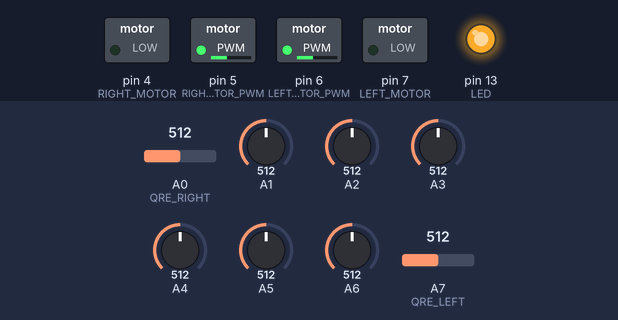
This program was run on a simulated Arduino Nano, built with avr-gcc and run on an emulated ATmega328P. Shown: switched loads named in the program (green lamp = pin HIGH), output pins drawn as LEDs (lit = HIGH). The inputs (shaded band) are chosen by the test bench; at power-on: A1 = 512, A5 = 512, A6 = 512, A2 = 512, A3 = 512, A0 (QRE_RIGHT) = 512, A4 = 512, A7 (QRE_LEFT) = 512.

Above: at 5.7 s.
5.8 s: A1 set to 716
At 6.4 s:
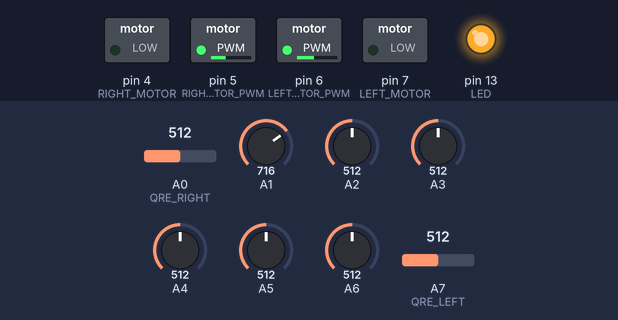
7.3 s: A5 set to 716
At 8.5 s:
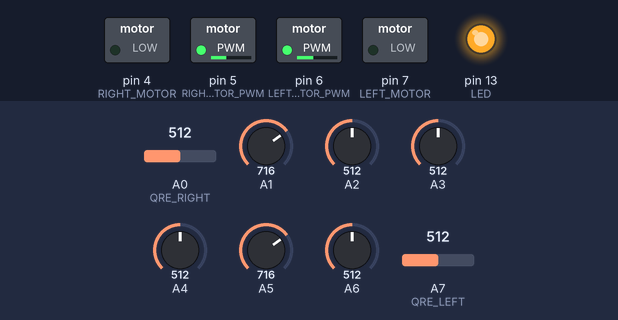
8.8 s: A6 set to 716
At 9.9 s:
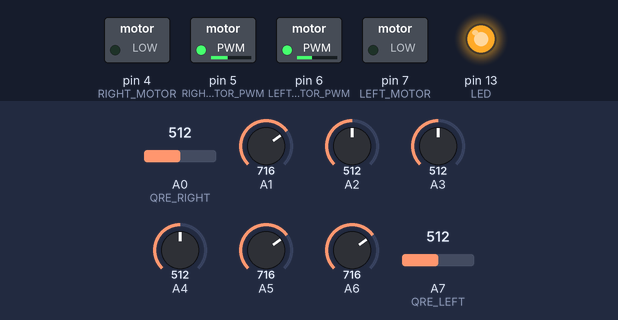
10.3 s: A2 set to 716
At 11.0 s:
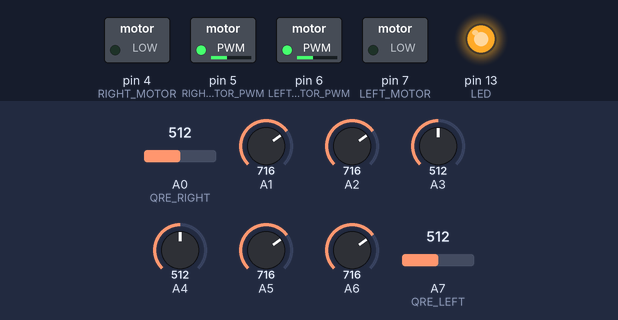
11.8 s: A6 set to 30
At 12.2 s:
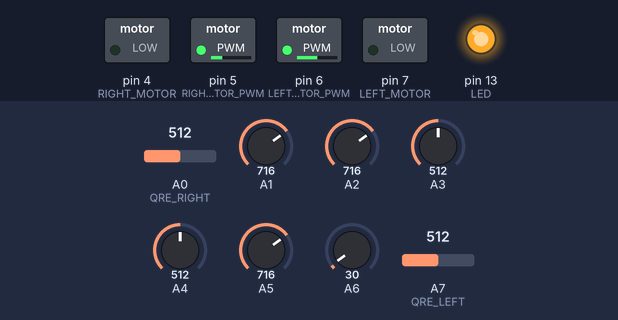
13.3 s: A3 set to 716
At 14.4 s:
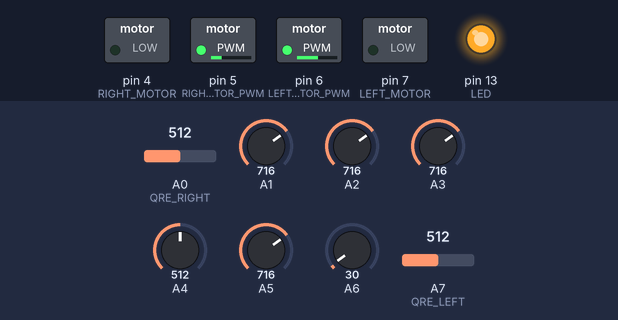
Timing chart, 0 to 15.8 s (numbered marks = the images above; inputs shaded):
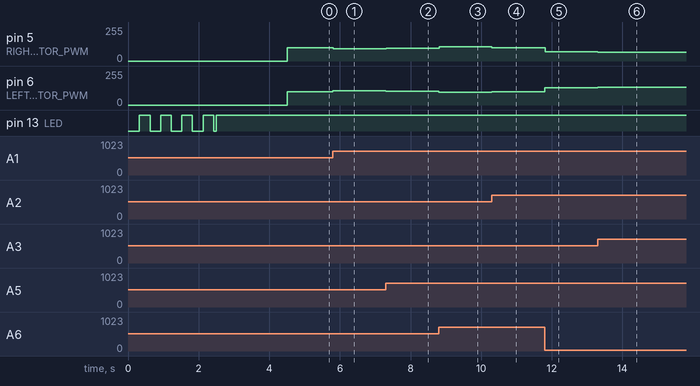

Measured:
- after the input at 5.8 s, pin 5 (RIGHT_MOTOR_PWM): 100/255 → 92/255 at once; pin 6 (LEFT_MOTOR_PWM): 100/255 → 108/255 at once
- after the input at 7.3 s, pin 5 (RIGHT_MOTOR_PWM): 92/255 → 97/255 at once; pin 6 (LEFT_MOTOR_PWM): 108/255 → 103/255 at once
- after the input at 8.8 s, pin 5 (RIGHT_MOTOR_PWM): 97/255 → 106/255 at once; pin 6 (LEFT_MOTOR_PWM): 103/255 → 94/255 at once
- after the input at 10.3 s, pin 5 (RIGHT_MOTOR_PWM): 106/255 → 100/255 at once; pin 6 (LEFT_MOTOR_PWM): 94/255 → 100/255 at once
- after the input at 11.8 s, pin 5 (RIGHT_MOTOR_PWM): 100/255 → 71/255 at once; pin 6 (LEFT_MOTOR_PWM): 100/255 → 129/255 at once
- after the input at 13.3 s, pin 5 (RIGHT_MOTOR_PWM): 71/255 → 67/255 at once; pin 6 (LEFT_MOTOR_PWM): 129/255 → 133/255 at once

The program:

main.cpp
```cpp
#include <Arduino.h>
#include <Atributos.h>

// biblioteca para o array
#include <QTRSensors.h>

// variaveis do array (valor de posicao sera recebida pela leitura do array)
unsigned int position = 0;
uint16_t sensors[NUM_SENSORS];

// variaveis dos sensores lateriais
unsigned int sensorDir = 0;
unsigned int sensorEsq = 0;
unsigned int sensorDirCount = 0;
unsigned int sensorEsqCount = 0;

// variaveis do PID
int lastError = 0;
int iPID = 0;

// variaveis para o controle de velocidade
int rightMotorSpeed = 0;
int leftMotorSpeed = 0;

// variaveis de velocidade do robo
int veloBase = BASE_SPEED;
int veloMax = MAX_SPEED;

boolean statusCurva = false;

// variaveis para o sensor da esquerda
boolean sensorEsqLinha = true;

// variaveis para o sensor da direita
boolean sensorDirLinha = true;

// pinos aos quais o array esta conectado, leitura digital (analogico tbm pode
// ler como digital)
QTRSensors array;

void sensorArray();
void sensorArrayCalibrar();
void sensorLaterais();
int PID();
void pinConfiguration();
void velocidadeCalc();
void velociadeCond();
void velociadeControl();
void stopCondition();

void setup() {
  array.setTypeAnalog();
  array.setSensorPins((const uint8_t[]){1, 2, 3, 4, 5, 6}, NUM_SENSORS);
  array.setEmitterPin(EMITTER_PIN);
  array.setSamplesPerSensor(NUM_SAMPLES_PER_SENSOR);

  pinConfiguration();
  sensorArrayCalibrar();
  Serial.begin(9600);
}

void loop() {
  sensorArray();
  sensorLaterais();

  velocidadeCalc();
  velociadeCond();
  velociadeControl();

  stopCondition();
}

void sensorArrayCalibrar() {

  unsigned long lastTime = 0;
  boolean ledStatus = HIGH;

  for (int i = 0; i < 100; i++) {
    array.calibrate(); // make the calibration take about 10 seconds

    // faz o LED piscar durante a calibragem
    if (millis() >= lastTime) {
      lastTime = millis() + TIME_LED;
      ledStatus = !ledStatus;
      digitalWrite(LED, ledStatus);
    }
  }
  digitalWrite(LED, HIGH);

#if DEBUG_ARRAY_CALIBRAR == 1
  // Imprime os valores minimos dos sensores
  for (int i = 0; i < NUM_SENSORS; i++) {
    Serial.print(array.calibrationOn.minimum[i]);
    Serial.print(' ');
  }
  Serial.println();

  // Imprime os valores maximos dos sensores
  for (int i = 0; i < NUM_SENSORS; i++) {
    Serial.print(array.calibrationOn.maximum[i]);
    Serial.print(' ');
  }
  Serial.println();
#endif

  delay(2000);
}

void sensorArray() {
  position = array.readLineWhite(sensors);
#if DEBUG_ARRAY == 1
  for (unsigned char i = 0; i < NUM_SENSORS; i++) {
    Serial.print(sensors[i]);
    Serial.print('\t');
  }
  // Serial.println(); //uncomment if you are using raw values
  Serial.print("Array: ");
  Serial.println(position);
#endif
}

void sensorLaterais() {
  sensorDir = analogRead(QRE_RIGHT);
  sensorEsq = analogRead(QRE_LEFT);

  // Verifica se sensor direito detectou a linha
  if ((sensorDir < LEITURA_DIR) && sensorDirLinha) {
    sensorDirLinha = false;
    sensorDirCount++;
  } else if (sensorDir > LEITURA_DIR)
    sensorDirLinha = true;

  // Verifica se sensor esquerdo detectou a linha
  if ((sensorEsq < LEITURA_ESQ) && sensorEsqLinha) {
    sensorEsqLinha = false;
    sensorEsqCount++;
  } else if (sensorEsq > LEITURA_ESQ)
    sensorEsqLinha = true;

#if DEBUG_LTRAIS == 1
  Serial.print("Dir: ");
  Serial.print(sensorDir);
  Serial.print('\t');
  Serial.print("Esq: ");
  Serial.println(sensorEsq);

  Serial.print("countDir: ");
  Serial.print(sensorDirCount);
  Serial.print('\t');
  Serial.print("countEsq: ");
  Serial.println(sensorEsqCount);
  Serial.println("---------------");
#endif
}

int PID() {
  int error = 2500 - position;
  int p = error * KP;
  iPID = (iPID + error) * KI;
  int d = (error - lastError) * KD;
  lastError = error;
  return (p + iPID + d);
}

void pinConfiguration() {
  pinMode(RIGHT_MOTOR, OUTPUT);
  pinMode(RIGHT_MOTOR_PWM, OUTPUT);
  pinMode(LEFT_MOTOR, OUTPUT);
  pinMode(LEFT_MOTOR_PWM, OUTPUT);
  pinMode(LED, OUTPUT);
  pinMode(QRE_LEFT, INPUT);
  pinMode(QRE_RIGHT, INPUT);
}

void velociadeCond() {
  //veloMax = (sensorEsqCount%2) > 0 ? MAX_SPEED : MAX_SPEED_LINE;
  //veloBase = (sensorEsqCount%2) > 0 ? BASE_SPEED : BASE_SPEED_LINE;

  // Impede o motor de ir alem da velocidade maxima
  if (rightMotorSpeed > veloMax)
    rightMotorSpeed = veloMax;
  if (leftMotorSpeed > veloMax)
    leftMotorSpeed = veloMax;

  // Mantem a velocidade do motor positiva
  if (rightMotorSpeed < 0)
    rightMotorSpeed = 5;
  if (leftMotorSpeed < 0)
    leftMotorSpeed = 5;
}

void velocidadeCalc() {
  rightMotorSpeed = veloBase + PID();
  leftMotorSpeed = veloBase - PID();
  //Serial.print("PID: ");
  //Serial.println(PIDcalc);
}

void velociadeControl() {
  digitalWrite(RIGHT_MOTOR, LOW);
  analogWrite(RIGHT_MOTOR_PWM, rightMotorSpeed);
  digitalWrite(LEFT_MOTOR, LOW);
  analogWrite(LEFT_MOTOR_PWM, leftMotorSpeed);

 /*  Serial.print(leftMotorSpeed);
  Serial.print('\t');
  Serial.print(rightMotorSpeed);
  Serial.println('\t'); */
}

void stopCondition() {
  // Caso stisfaça os pontos de parada, inicia parada dos motores
  if (sensorDirCount >= STOP_INDICATORS) {
    digitalWrite(RIGHT_MOTOR, LOW);
    analogWrite(RIGHT_MOTOR_PWM, veloBase);
    digitalWrite(LEFT_MOTOR, LOW);
    analogWrite(LEFT_MOTOR_PWM, veloBase);
    delay(300);
    digitalWrite(RIGHT_MOTOR, LOW);
    analogWrite(RIGHT_MOTOR_PWM, 0);
    digitalWrite(LEFT_MOTOR, LOW);
    analogWrite(LEFT_MOTOR_PWM, 0);
    delay(15000);
  }
}
```

Atributos.h
```cpp
// ativar ou desativar o debug
#define DEBUG_ARRAY             0
#define DEBUG_ARRAY_CALIBRAR    0
#define DEBUG_LTRAIS            0
#define DEBUG_ENCODER           0

// constantes para o PID
#define KP 0.05 // kp bom 0.04
#define KD 0.5    // kd bom 0.4
#define KI 0.0

// velocidade máxima
// vel boa 200
#define MAX_SPEED 200
#define MAX_SPEED_LINE 200
// velocidade de base
// vel boa 100
#define BASE_SPEED 100
#define BASE_SPEED_LINE 200

// numero de sensores, tempo de espera apos calibragem
#define NUM_SENSORS 6
#define NUM_SAMPLES_PER_SENSOR 4 // average 4 analog samples per sensor reading
#define EMITTER_PIN 11

// sensores da direita (parada) e esquerda (indicador de curva)
#define QRE_RIGHT A0
#define LEITURA_DIR 700
#define QRE_LEFT A7
#define LEITURA_ESQ 700

// quant. de indicadores a direita
#define STOP_INDICATORS 16

// pinos aos quais os motores estão ligados (direita)
#define RIGHT_MOTOR 4
#define RIGHT_MOTOR_PWM 5

// pinos aos quais os motores estão ligados (esquerda)
#define LEFT_MOTOR 7
#define LEFT_MOTOR_PWM 6

// LED indicador
#define LED 13
#define TIME_LED 300
```
